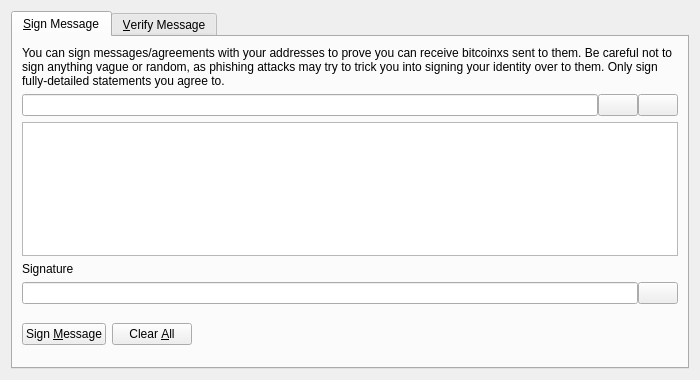
<?xml version="1.0" encoding="UTF-8"?>
<ui version="4.0">
 <class>SignVerifyMessageDialog</class>
 <widget class="QDialog" name="SignVerifyMessageDialog">
  <property name="geometry">
   <rect>
    <x>0</x>
    <y>0</y>
    <width>700</width>
    <height>380</height>
   </rect>
  </property>
  <property name="windowTitle">
   <string>Signatures - Sign / Verify a Message</string>
  </property>
  <property name="modal">
   <bool>true</bool>
  </property>
  <layout class="QVBoxLayout" name="verticalLayout">
   <item>
    <widget class="QTabWidget" name="tabWidget">
     <property name="currentIndex">
      <number>0</number>
     </property>
     <widget class="QWidget" name="tabSignMessage">
      <attribute name="title">
       <string>&amp;Sign Message</string>
      </attribute>
      <layout class="QVBoxLayout" name="verticalLayout_SM">
       <item>
        <widget class="QLabel" name="infoLabel_SM">
         <property name="text">
          <string>You can sign messages/agreements with your addresses to prove you can receive bitcoinxs sent to them. Be careful not to sign anything vague or random, as phishing attacks may try to trick you into signing your identity over to them. Only sign fully-detailed statements you agree to.</string>
         </property>
         <property name="textFormat">
          <enum>Qt::PlainText</enum>
         </property>
         <property name="wordWrap">
          <bool>true</bool>
         </property>
        </widget>
       </item>
       <item>
        <layout class="QHBoxLayout" name="horizontalLayout_1_SM">
         <property name="spacing">
          <number>0</number>
         </property>
         <item>
          <widget class="QValidatedLineEdit" name="addressIn_SM">
           <property name="toolTip">
            <string>The BitcoinX address to sign the message with</string>
           </property>
          </widget>
         </item>
         <item>
          <widget class="QPushButton" name="addressBookButton_SM">
           <property name="toolTip">
            <string>Choose previously used address</string>
           </property>
           <property name="text">
            <string/>
           </property>
           <property name="icon">
            <iconset resource="../bitcoin.qrc">
             <normaloff>:/icons/address-book</normaloff>:/icons/address-book</iconset>
           </property>
           <property name="shortcut">
            <string>Alt+A</string>
           </property>
           <property name="autoDefault">
            <bool>false</bool>
           </property>
          </widget>
         </item>
         <item>
          <widget class="QPushButton" name="pasteButton_SM">
           <property name="toolTip">
            <string>Paste address from clipboard</string>
           </property>
           <property name="text">
            <string/>
           </property>
           <property name="icon">
            <iconset resource="../bitcoin.qrc">
             <normaloff>:/icons/editpaste</normaloff>:/icons/editpaste</iconset>
           </property>
           <property name="shortcut">
            <string>Alt+P</string>
           </property>
           <property name="autoDefault">
            <bool>false</bool>
           </property>
          </widget>
         </item>
        </layout>
       </item>
       <item>
        <widget class="QPlainTextEdit" name="messageIn_SM">
         <property name="toolTip">
          <string>Enter the message you want to sign here</string>
         </property>
        </widget>
       </item>
       <item>
        <widget class="QLabel" name="signatureLabel_SM">
         <property name="text">
          <string>Signature</string>
         </property>
         <property name="textFormat">
          <enum>Qt::PlainText</enum>
         </property>
        </widget>
       </item>
       <item>
        <layout class="QHBoxLayout" name="horizontalLayout_2_SM">
         <property name="spacing">
          <number>0</number>
         </property>
         <item>
          <widget class="QLineEdit" name="signatureOut_SM">
           <property name="font">
            <font>
             <italic>true</italic>
            </font>
           </property>
           <property name="readOnly">
            <bool>true</bool>
           </property>
          </widget>
         </item>
         <item>
          <widget class="QPushButton" name="copySignatureButton_SM">
           <property name="toolTip">
            <string>Copy the current signature to the system clipboard</string>
           </property>
           <property name="text">
            <string/>
           </property>
           <property name="icon">
            <iconset resource="../bitcoin.qrc">
             <normaloff>:/icons/editcopy</normaloff>:/icons/editcopy</iconset>
           </property>
           <property name="autoDefault">
            <bool>false</bool>
           </property>
          </widget>
         </item>
        </layout>
       </item>
       <item>
        <layout class="QHBoxLayout" name="horizontalLayout_3_SM">
         <item>
          <widget class="QPushButton" name="signMessageButton_SM">
           <property name="toolTip">
            <string>Sign the message to prove you own this BitcoinX address</string>
           </property>
           <property name="text">
            <string>Sign &amp;Message</string>
           </property>
           <property name="icon">
            <iconset resource="../bitcoin.qrc">
             <normaloff>:/icons/edit</normaloff>:/icons/edit</iconset>
           </property>
           <property name="autoDefault">
            <bool>false</bool>
           </property>
          </widget>
         </item>
         <item>
          <widget class="QPushButton" name="clearButton_SM">
           <property name="toolTip">
            <string>Reset all sign message fields</string>
           </property>
           <property name="text">
            <string>Clear &amp;All</string>
           </property>
           <property name="icon">
            <iconset resource="../bitcoin.qrc">
             <normaloff>:/icons/remove</normaloff>:/icons/remove</iconset>
           </property>
           <property name="autoDefault">
            <bool>false</bool>
           </property>
          </widget>
         </item>
         <item>
          <spacer name="horizontalSpacer_1_SM">
           <property name="orientation">
            <enum>Qt::Horizontal</enum>
           </property>
           <property name="sizeHint" stdset="0">
            <size>
             <width>40</width>
             <height>48</height>
            </size>
           </property>
          </spacer>
         </item>
         <item>
          <widget class="QLabel" name="statusLabel_SM">
           <property name="font">
            <font>
             <weight>75</weight>
             <bold>true</bold>
            </font>
           </property>
           <property name="text">
            <string/>
           </property>
           <property name="wordWrap">
            <bool>true</bool>
           </property>
          </widget>
         </item>
         <item>
          <spacer name="horizontalSpacer_2_SM">
           <property name="orientation">
            <enum>Qt::Horizontal</enum>
           </property>
           <property name="sizeHint" stdset="0">
            <size>
             <width>40</width>
             <height>48</height>
            </size>
           </property>
          </spacer>
         </item>
        </layout>
       </item>
      </layout>
     </widget>
     <widget class="QWidget" name="tabVerifyMessage">
      <attribute name="title">
       <string>&amp;Verify Message</string>
      </attribute>
      <layout class="QVBoxLayout" name="verticalLayout_VM">
       <item>
        <widget class="QLabel" name="infoLabel_VM">
         <property name="text">
          <string>Enter the receiver's address, message (ensure you copy line breaks, spaces, tabs, etc. exactly) and signature below to verify the message. Be careful not to read more into the signature than what is in the signed message itself, to avoid being tricked by a man-in-the-middle attack. Note that this only proves the signing party receives with the address, it cannot prove sendership of any transaction!</string>
         </property>
         <property name="textFormat">
          <enum>Qt::PlainText</enum>
         </property>
         <property name="alignment">
          <set>Qt::AlignLeading|Qt::AlignLeft|Qt::AlignTop</set>
         </property>
         <property name="wordWrap">
          <bool>true</bool>
         </property>
        </widget>
       </item>
       <item>
        <layout class="QHBoxLayout" name="horizontalLayout_1_VM">
         <property name="spacing">
          <number>0</number>
         </property>
         <item>
          <widget class="QValidatedLineEdit" name="addressIn_VM">
           <property name="toolTip">
            <string>The BitcoinX address the message was signed with</string>
           </property>
          </widget>
         </item>
         <item>
          <widget class="QPushButton" name="addressBookButton_VM">
           <property name="toolTip">
            <string>Choose previously used address</string>
           </property>
           <property name="text">
            <string/>
           </property>
           <property name="icon">
            <iconset resource="../bitcoin.qrc">
             <normaloff>:/icons/address-book</normaloff>:/icons/address-book</iconset>
           </property>
           <property name="shortcut">
            <string>Alt+A</string>
           </property>
           <property name="autoDefault">
            <bool>false</bool>
           </property>
          </widget>
         </item>
        </layout>
       </item>
       <item>
        <widget class="QPlainTextEdit" name="messageIn_VM"/>
       </item>
       <item>
        <widget class="QValidatedLineEdit" name="signatureIn_VM"/>
       </item>
       <item>
        <layout class="QHBoxLayout" name="horizontalLayout_2_VM">
         <item>
          <widget class="QPushButton" name="verifyMessageButton_VM">
           <property name="toolTip">
            <string>Verify the message to ensure it was signed with the specified BitcoinX address</string>
           </property>
           <property name="text">
            <string>Verify &amp;Message</string>
           </property>
           <property name="icon">
            <iconset resource="../bitcoin.qrc">
             <normaloff>:/icons/transaction_0</normaloff>:/icons/transaction_0</iconset>
           </property>
           <property name="autoDefault">
            <bool>false</bool>
           </property>
          </widget>
         </item>
         <item>
          <widget class="QPushButton" name="clearButton_VM">
           <property name="toolTip">
            <string>Reset all verify message fields</string>
           </property>
           <property name="text">
            <string>Clear &amp;All</string>
           </property>
           <property name="icon">
            <iconset resource="../bitcoin.qrc">
             <normaloff>:/icons/remove</normaloff>:/icons/remove</iconset>
           </property>
           <property name="autoDefault">
            <bool>false</bool>
           </property>
          </widget>
         </item>
         <item>
          <spacer name="horizontalSpacer_1_VM">
           <property name="orientation">
            <enum>Qt::Horizontal</enum>
           </property>
           <property name="sizeHint" stdset="0">
            <size>
             <width>40</width>
             <height>48</height>
            </size>
           </property>
          </spacer>
         </item>
         <item>
          <widget class="QLabel" name="statusLabel_VM">
           <property name="font">
            <font>
             <weight>75</weight>
             <bold>true</bold>
            </font>
           </property>
           <property name="text">
            <string/>
           </property>
           <property name="wordWrap">
            <bool>true</bool>
           </property>
          </widget>
         </item>
         <item>
          <spacer name="horizontalSpacer_2_VM">
           <property name="orientation">
            <enum>Qt::Horizontal</enum>
           </property>
           <property name="sizeHint" stdset="0">
            <size>
             <width>40</width>
             <height>48</height>
            </size>
           </property>
          </spacer>
         </item>
        </layout>
       </item>
      </layout>
     </widget>
    </widget>
   </item>
  </layout>
 </widget>
 <customwidgets>
  <customwidget>
   <class>QValidatedLineEdit</class>
   <extends>QLineEdit</extends>
   <header>qvalidatedlineedit.h</header>
  </customwidget>
 </customwidgets>
 <resources>
  <include location="../bitcoin.qrc"/>
 </resources>
 <connections/>
</ui>
